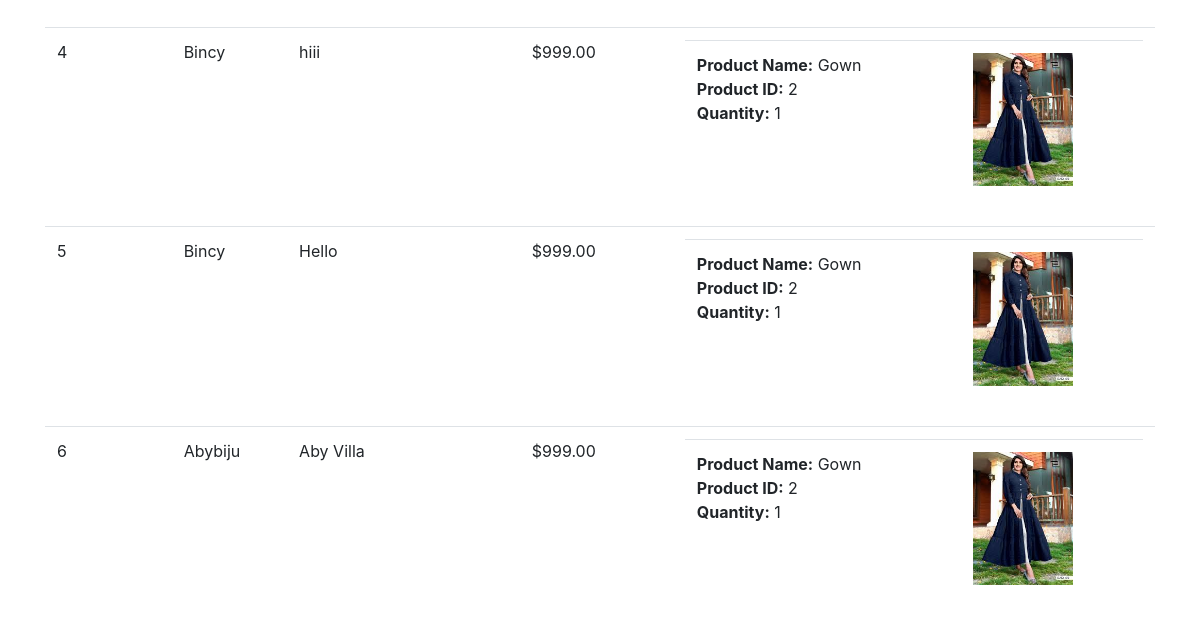
/view_orders_admin/ (signed in, lower part), run on an earlier commit of the app's database.
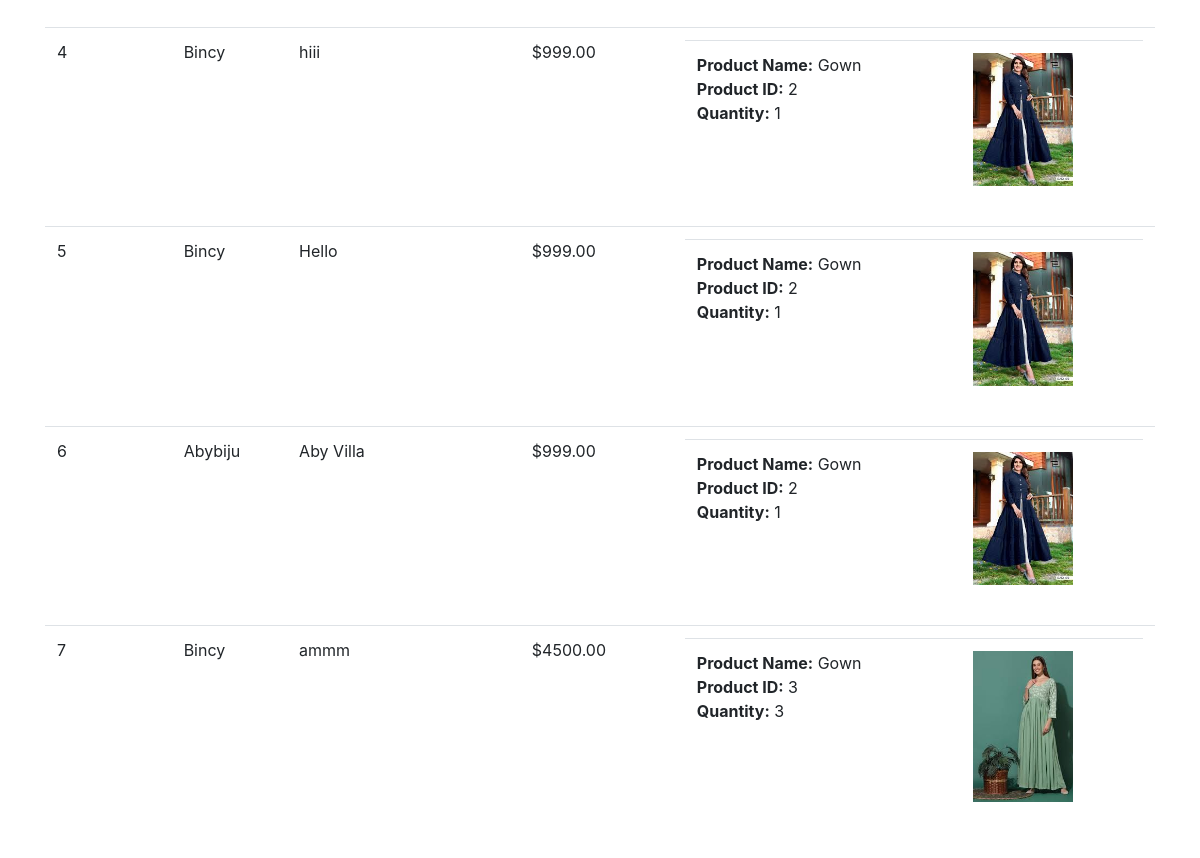
And on a later commit of the database.
### product/models.py (models this page shows, shortened)
class Order(models.Model):
    user = models.ForeignKey(get_user_model(), on_delete=models.CASCADE)
    products = models.ManyToManyField(Product, through=OrderItem)
    shipping_address = models.CharField(max_length=255)
    payment_method = models.CharField(max_length=50)
    created_at = models.DateTimeField(auto_now_add=True)
    def calculate_total_price(self):
        return sum(item.product.price * item.quantity for item in self.orderitem_set.all())
    @property
    def total_price(self):
        return self.calculate_total_price()

class OrderItem(models.Model):
    order = models.ForeignKey('Order', on_delete=models.CASCADE)
    product = models.ForeignKey(Product, on_delete=models.CASCADE)
    quantity = models.PositiveIntegerField()

class Product(models.Model):
    product_name = models.CharField(max_length=100)
    description = models.TextField()
    price = models.DecimalField(max_digits=10, decimal_places=2)
    image = models.ImageField(upload_to='products/')
    category = models.CharField(max_length=50)
    available_quantity = models.IntegerField(default=0)

### myapp/models.py (models this page shows, shortened)
class CustomUser(AbstractUser):
    email = models.EmailField(unique=True)  # Added email field for email-based authentication
    phone_number = models.CharField(max_length=15)
    is_verified = models.BooleanField(default=False)
    otp = models.CharField(max_length=6, blank=True, null=True)

### product/views.py (the view)
# urls.py: path('view_orders_admin/', views.view_orders_admin, name='view_orders_admin'),
@login_required
def view_orders_admin(request):
    orders = Order.objects.all()
    return render(request, 'view_orders_admin.html', {'orders': orders})

### templates/view_orders_admin.html (shortened to what this page needs)
<!DOCTYPE html>
<html lang="en">
<head>
    <link rel="stylesheet" href="https://stackpath.bootstrapcdn.com/bootstrap/4.5.2/css/bootstrap.min.css">
</head>
<body>
    <div class="container">
        <table class="table">
            <tbody>
                {% for order in orders %}
                <tr>
                    <td>{{ order.id }}</td>
                    <td>{{ order.user.username }}</td>
                    <td>{{ order.shipping_address }}</td>
                    <td>${{ order.total_price }}</td>
                    <td>
                        <table class="table">
                            {% for item in order.orderitem_set.all %}
                            <tr>
                                <td>
                                    <strong>Product Name:</strong> {{ item.product.product_name }} <br>
                                    <strong>Product ID:</strong> {{ item.product.id }} <br>
                                    <strong>Quantity:</strong> {{ item.quantity }}
                                </td>
                                <td>
                                    <img src="{{ item.product.image.url }}" alt="{{ item.product.product_name }}" style="max-width: 100px;">
                                </td>
                            </tr>
                            {% endfor %}
                        </table>
                    </td>
                </tr>
                {% endfor %}
            </tbody>
        </table>
    </div>
</body>
</html>

What changed in the data, as far as the page shows it:
added Order: id "7", user.username "Bincy", shipping_address "ammm", total_price "4500.00"
added OrderItem: product.product_name "Gown", product.id "3", quantity "3", product.image (picture), shown under "7"
